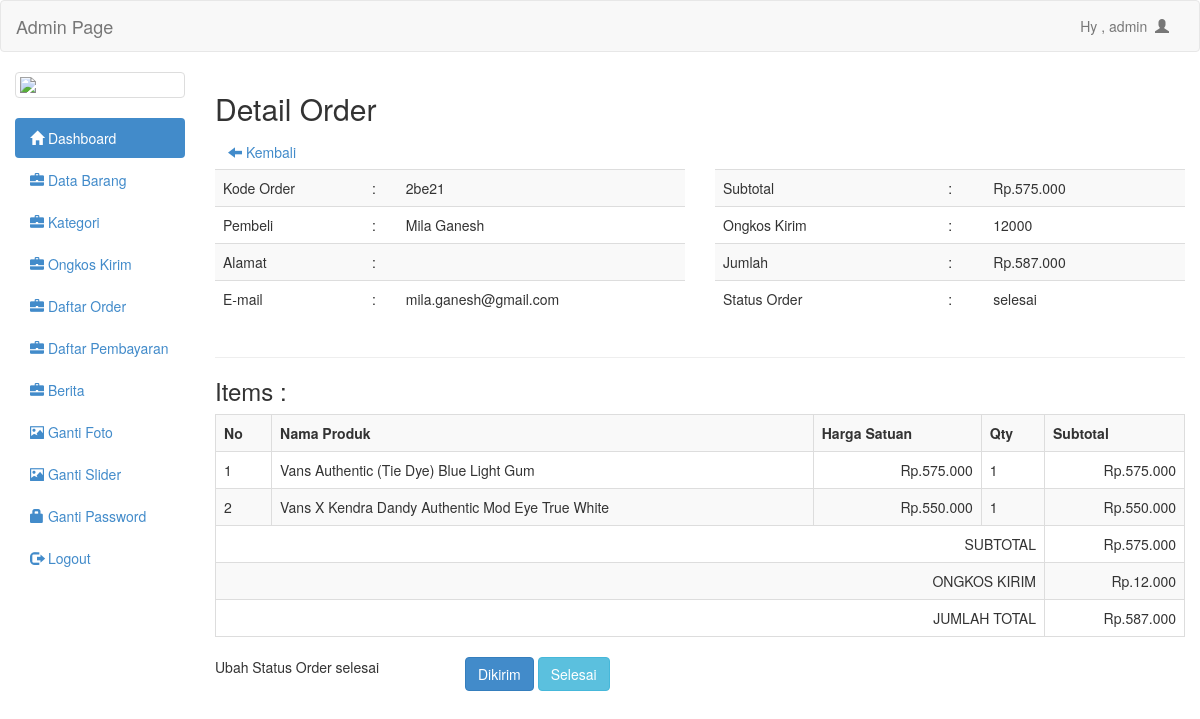
/admin/view/detail_order.php?id=957 (signed in), run on the app's committed database.
### tables this page shows
CREATE TABLE `tb_order` (
  `id_order` int(11) NOT NULL AUTO_INCREMENT,
  `kode_order` varchar(20) DEFAULT NULL,
  `id_pelanggan` int(11) DEFAULT NULL,
  `tgl_order` date DEFAULT NULL,
  `nama_penerima` varchar(50) DEFAULT NULL,
  `email` varchar(100) DEFAULT NULL,
  `alamat` text DEFAULT NULL,
  `id_provinsi` int(11) DEFAULT NULL,
  `kota` varchar(50) DEFAULT NULL,
  `kodepos` varchar(50) DEFAULT NULL,
  `no_telp` varchar(50) DEFAULT NULL,
  `ongkir` int(11) DEFAULT NULL,
  `subtotal` int(11) DEFAULT NULL,
  `total` int(11) DEFAULT NULL,
  `status` enum('pending','transfer','dibayar','dikirim','selesai') DEFAULT 'pending',
  PRIMARY KEY (`id_order`)
);

CREATE TABLE `tb_order_detail` (
  `id_order_detail` int(11) NOT NULL AUTO_INCREMENT,
  `id_order` int(11) DEFAULT NULL,
  `id_produk` int(11) DEFAULT NULL,
  `harga` int(11) DEFAULT NULL,
  `jumlah` int(11) DEFAULT NULL,
  `subtotal` int(11) DEFAULT NULL,
  PRIMARY KEY (`id_order_detail`)
);

CREATE TABLE `tb_produk` (
  `id_produk` int(11) NOT NULL AUTO_INCREMENT,
  `nama_produk` varchar(255) DEFAULT NULL,
  `stok` int(11) DEFAULT NULL,
  `harga` int(11) DEFAULT NULL,
  `berat` int(11) DEFAULT NULL,
  `diskon` int(11) DEFAULT NULL,
  `deskripsi` text DEFAULT NULL,
  `gambar` varchar(255) DEFAULT NULL,
  `id_kategori` int(11) DEFAULT NULL,
  PRIMARY KEY (`id_produk`)
);

### admin/config/general_helper.php (called while the page is built, shortened)
<?php
if (!function_exists('uang')) {
    function uang($money) {
        $h = 'Rp.'.number_format($money,0,'.','.');
        return $h;
    }
}

### admin/view/detail_order.php (the view, shortened to what this page needs)
<?php include 'header.php';	?>
<h2>Detail Order</h2>
<a class="btn" href="order.php"><span class="glyphicon glyphicon-arrow-left"></span>  Kembali</a>
<?php
if ($_GET['id']) {
	$get_order = mysql_query("SELECT * from tb_order where id_order = '".$_GET['id']."' limit 1") or die(mysql_error());
} elseif ($_GET['kode_order']){
	$get_order = mysql_query("SELECT * from tb_order where kode_order = '".$_GET['kode_order']."' limit 1") or die(mysql_error());
}
?>
<?php
	$status_order = '';
	while ($ord = mysql_fetch_array($get_order)) {
		$id_order = $ord['id_order'];
		$subtotal = $ord['subtotal'];
		$ongkir = $ord['ongkir'];
		$total_all = $ord['total'];
		$status_order = $ord['status'];
?>
<div class="row">
	<div class="col-md-6">
		<table class="table table-striped">
			<tr>
				<td style="text-align:left">Kode Order</td>
				<td style="text-align:left">:</td>
				<td style="text-align:left"><?=$ord['kode_order']?></td>
			</tr>
			<tr>
				<td style="text-align:left">Pembeli</td>
				<td style="text-align:left">:</td>
				<td style="text-align:left"><?=$ord['nama_penerima']?></td>
			</tr>
			<tr>
				<td style="text-align:left">Alamat</td>
				<td style="text-align:left">:</td>
				<td style="text-align:left"><?=$ord['alamat']?></td>
			</tr>
			<tr>
				<td style="text-align:left">E-mail</td>
				<td style="text-align:left">:</td>
				<td style="text-align:left"><?=$ord['email']?></td>
			</tr>
		</table>
	</div>
	<div class="col-md-6">
		<table class="table table-striped">
			<tr>
				<td style="text-align:left">Subtotal</td>
				<td style="text-align:left">:</td>
				<td style="text-align:left"><?=uang($ord['subtotal'])?></td>
			</tr>
			<tr>
				<td style="text-align:left">Ongkos Kirim</td>
				<td style="text-align:left">:</td>
				<td style="text-align:left"><?=$ord['ongkir']?></td>
			</tr>
			<tr>
				<td style="text-align:left">Jumlah</td>
				<td style="text-align:left">:</td>
				<td style="text-align:left"><?=uang($ord['total'])?></td>
			</tr>
			<tr>
				<td style="text-align:left">Status Order</td>
				<td style="text-align:left">:</td>
				<td style="text-align:left"><?=$ord['status']?></td>
			</tr>
		</table>
	</div>
</div>
<?php } ?>
<hr>
<h3>Items :</h3>
<div class="row">
<div class="col-md-12">
	<table class="table table-bordered table-striped">
		<tr>
			<th>No</th>
			<th>Nama Produk</th>
			<th>Harga Satuan</th>
			<th>Qty</th>
			<th>Subtotal</th>
		</tr>
		<?php
		$get_data_order = mysql_query("SELECT * from tb_order_detail
			join tb_produk on tb_produk.id_produk = tb_order_detail.id_produk
		 where id_order = '".$id_order."' ") or die(mysql_error());
		$start =0;
		while ($var = mysql_fetch_array($get_data_order)): ?>
			<tr>
				<td><?=++$start?></td>
				<td><?=$var['nama_produk']?></td>
				<td style="text-align:right"><?=uang($var['harga'])?></td>
				<td><?=$var['jumlah']?></td>
				<td style="text-align:right"><?=uang($var['subtotal'])?></td>
			</tr>
		<?php endwhile ?>
		<tr>
			<td colspan="4" style="text-align:right"> SUBTOTAL</td>
			<td style="text-align:right"><?=uang($subtotal)?></td>
		</tr>
		<tr>
			<td colspan="4" style="text-align:right"> ONGKOS KIRIM</td>
			<td style="text-align:right"><?=uang($ongkir)?></td>
		</tr>
		<tr>
			<td colspan="4" style="text-align:right"> JUMLAH TOTAL</td>
			<td style="text-align:right"><?=uang($total_all)?></td>
		</tr>
	</table>
</div>
</div>
<div class="row">
	<div class="col-md-3">
		<p>Ubah Status Order <?=$status_order?></p>
	</div>
	<div class="col-md-9">
		<a href="set_status_order.php?id=<?=$_GET['id']?>&status=dikirim" class="btn btn-primary btn-status">Dikirim</a>
		<a href="set_status_order.php?id=<?=$_GET['id']?>&status=selesai" class="btn btn-info btn-status">Selesai</a>
	</div>
</div>
<?php include 'footer.php'; ?>

### data on the page
tb_order: kode_order "2be21", nama_penerima "Mila Ganesh", email "mila.ganesh@gmail.com", subtotal "Rp.575.000", ongkir "12000", total "Rp.587.000", status "selesai", ongkir "Rp.12.000"
tb_order_detail: id_produk.nama_produk "Vans Authentic (Tie Dye) Blue Light Gum", id_produk.harga "Rp.575.000", jumlah "1", subtotal "Rp.575.000"
tb_order_detail: id_produk.nama_produk "Vans X Kendra Dandy Authentic Mod Eye True White", id_produk.harga "Rp.550.000", jumlah "1", subtotal "Rp.550.000"

### other printed values
$_SESSION['uname'] "admin"
